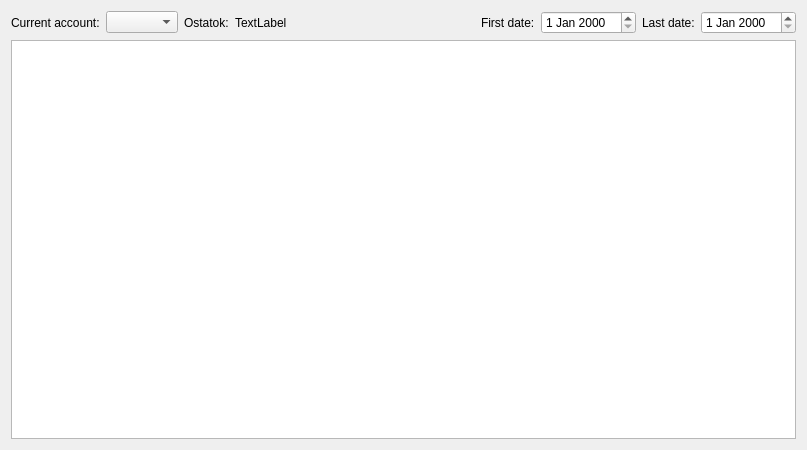
<?xml version="1.0" encoding="UTF-8"?>
<ui version="4.0">
 <class>ListOperations</class>
 <widget class="QWidget" name="ListOperations">
  <property name="geometry">
   <rect>
    <x>0</x>
    <y>0</y>
    <width>807</width>
    <height>450</height>
   </rect>
  </property>
  <property name="windowTitle">
   <string>Form</string>
  </property>
  <layout class="QVBoxLayout" name="verticalLayout">
   <item>
    <layout class="QHBoxLayout" name="horizontalLayout">
     <item>
      <widget class="QLabel" name="label_3">
       <property name="text">
        <string>Current account:</string>
       </property>
      </widget>
     </item>
     <item>
      <widget class="AccountComboBox" name="accountcomboBox"/>
     </item>
     <item>
      <widget class="QLabel" name="label_4">
       <property name="text">
        <string>Ostatok:</string>
       </property>
      </widget>
     </item>
     <item>
      <widget class="QLabel" name="label_5">
       <property name="text">
        <string>TextLabel</string>
       </property>
      </widget>
     </item>
     <item>
      <spacer name="horizontalSpacer">
       <property name="orientation">
        <enum>Qt::Horizontal</enum>
       </property>
       <property name="sizeHint" stdset="0">
        <size>
         <width>40</width>
         <height>20</height>
        </size>
       </property>
      </spacer>
     </item>
     <item>
      <widget class="QLabel" name="label">
       <property name="text">
        <string>First date:</string>
       </property>
      </widget>
     </item>
     <item>
      <widget class="MyDateEdit" name="fdate"/>
     </item>
     <item>
      <widget class="QLabel" name="label_2">
       <property name="text">
        <string>Last date:</string>
       </property>
      </widget>
     </item>
     <item>
      <widget class="MyDateEdit" name="ldate"/>
     </item>
    </layout>
   </item>
   <item>
    <widget class="QTableView" name="tableView"/>
   </item>
  </layout>
 </widget>
 <customwidgets>
  <customwidget>
   <class>MyDateEdit</class>
   <extends>QDateEdit</extends>
   <header location="global">mydateedit.h</header>
  </customwidget>
  <customwidget>
   <class>AccountComboBox</class>
   <extends>QComboBox</extends>
   <header>accountcombobox.h</header>
  </customwidget>
 </customwidgets>
 <resources/>
 <connections/>
</ui>
